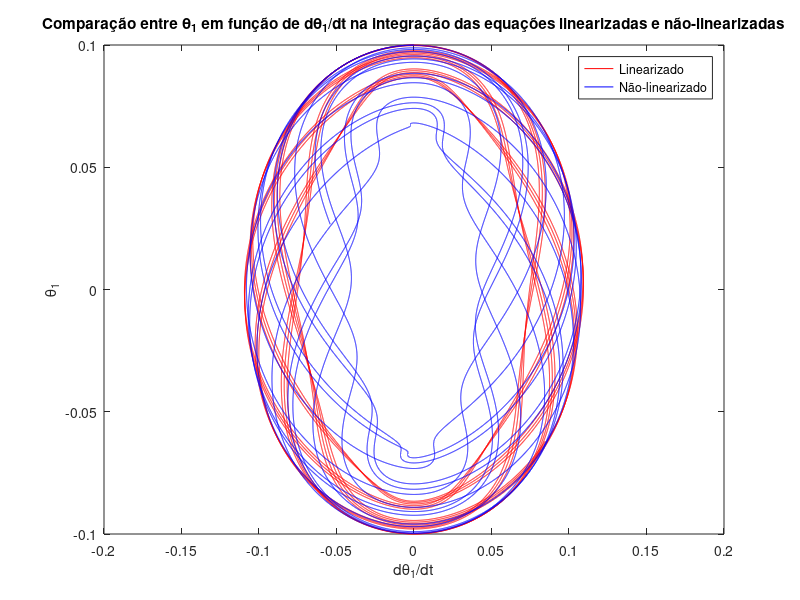
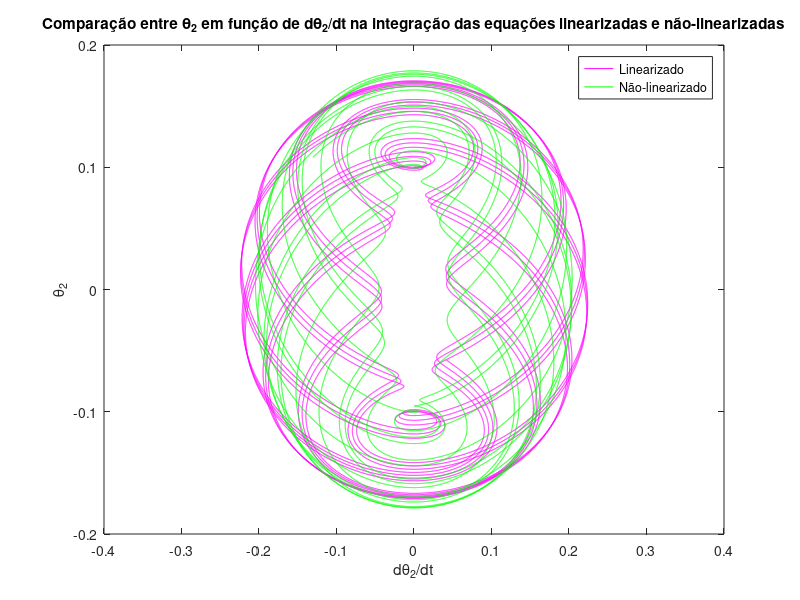
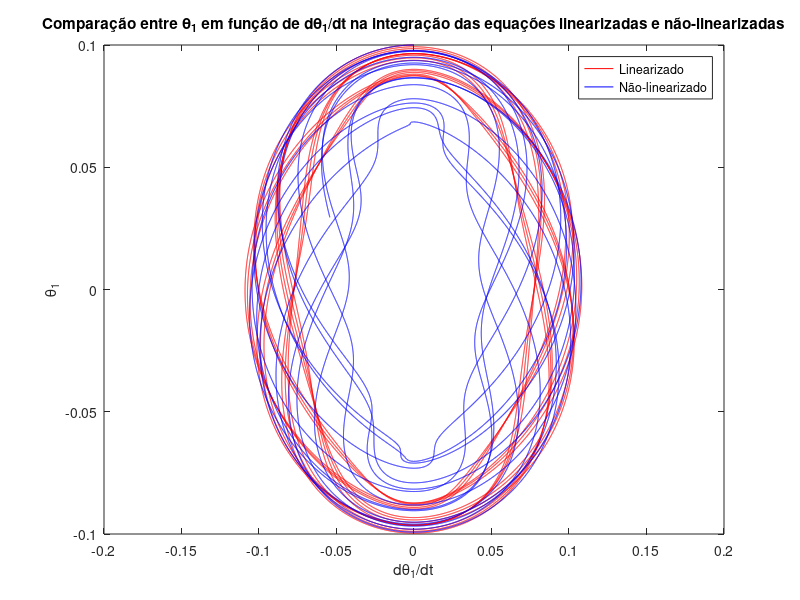
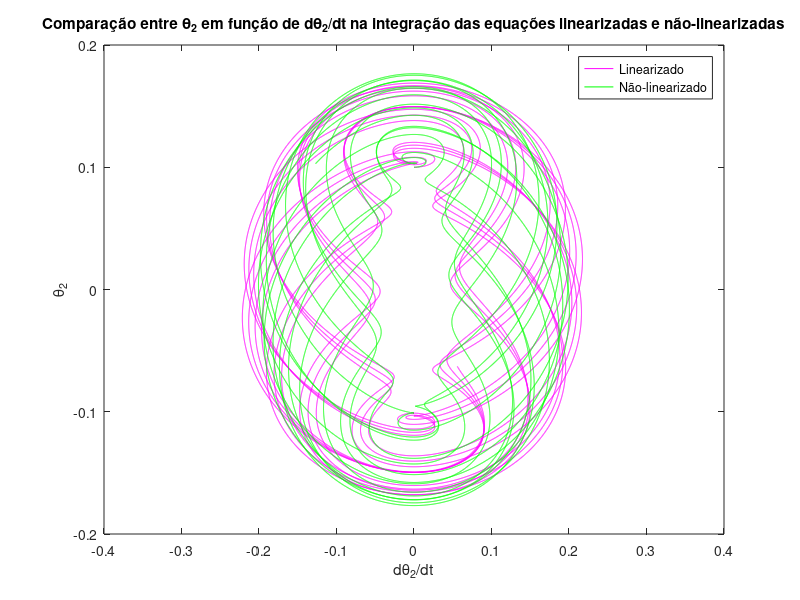

The MATLAB source for these figures, in order: (Note: this script raises an error after producing the figures.)

#Definição das condições de contorno:
#Condição C1, próximo ao estado trivial de equilíbrio da linearização:
C1 = [0.1 0.1 0 0];
t1 = 0:0.001:100;
#Condição C2, afastada do equilíbrio trivial:
C2 = [(pi()/3) (-pi()/4) 0 0];
t2 = 0:0.001:30;

#Funções de representação em Espaço de Estados
#Não-linearizada:
function dx1 = f1(t,x)
    wp = 1; %omega_p
    lda = 1.9; %lambda
    dx1(1) = x(3);
    dx1(2) = x(4);
    dx1(3) = -(3*wp^2*((5+4*lda)*sin(x(1)) + 3*sin(x(1) - 2*x(2))))/(15+8*lda-9*cos(2*(x(1)-x(2))) - (9*sin(2*(x(1)-x(2))*x(3)^2))/(15+8*lda-9*cos(2*(x(1)-x(2)))) - (6*sin(x(1)-x(2))*x(4)^2)/(lda*(4*(3+4*lda)-9*(cos(x(1)-x(2)))^2)));
    dx1(4) = -(3*wp^2*(-3*(2+lda)*sin(2*x(1)-x(2))+(6+lda)*sin(x(2))))/(15+8*lda-9*cos(2*(x(1)-x(2)))) + (6*lda*(3+lda)*sin(x(1)-x(2))*x(3)^2)/(4*(3+lda)-9*(cos(x(1)-x(2)))^2) + (9*sin(2*(x(1)-x(2)))*x(4)^2)/(15+8*lda-9*cos(2*(x(1)-x(2))));
end

#Linearizada:
function dx2 = f2(t,x)
    wp = 1; %omega_p
    lda = 1.9; %lambda
    dx2(1) = x(3);
    dx2(2) = x(4);
    dx2(3) = -(3*wp^2*(2*(2+lda)*x(1)-3*x(2)))/(3+4*lda);
    dx2(4) = (3*lda*(3*(2+lda)*x(1) - 2*(3+lda)*x(2)))/(3+4*lda);
end

#Integração Numérica
#Método M1 = Dormand-Prince (C1) :
[t1_lin1, x1_lin1] = ode45(@f2, t1, C1); %Linearizada
[t1_nonlin1, x1_nonlin1] = ode45(@f1, t1,C1); %Não-Linearizada
#Método M2 = Método Bogacki-Shampine (C1):
[t1_lin2, x1_lin2] = ode23(@f2, t1, C1); %Linearizada
[t1_nonlin2, x1_nonlin2] = ode23(@f1, t1, C1); %Não-Linearizada

#Método M1 = Dormand-Prince (C2) :
[t2_lin1,x2_lin1] = ode45(@f2, t2, C2); %Linearizada
[t2_nonlin1,x2_nonlin1] = ode45(@f1, t2,C2); %Não-Linearizada
#Método M2 = Método Bogacki-Shampine (C2):
[t2_lin2, x2_lin2] = ode23(@f2, t2, C2); %Linearizada
[t2_nonlin2, x2_nonlin2] = ode23(@f1, t2, C2); %Não-Linearizada


#Análise Gráfica sobre a condição C1
#Usando o método M1:
figure(1)
plot(x1_lin1(:,3), x1_lin1(:,1), "r");
hold on;
plot(x1_nonlin1(:,3), x1_nonlin1(:,1), "b");
legend('Linearizado','Não-linearizado');
xlabel('d\theta_1/dt')
ylabel('\theta_1')
title('Comparação entre \theta_1 em função de d\theta_1/dt na integração das equações linearizadas e não-linearizadas')

figure(2)
plot(x1_lin1(:,4), x1_lin1(:,2), "m");
hold on;
plot(x1_nonlin1(:,4), x1_nonlin1(:,2), "g");
legend('Linearizado','Não-linearizado');
xlabel('d\theta_2/dt')
ylabel('\theta_2')
title('Comparação entre \theta_2 em função de d\theta_2/dt na integração das equações linearizadas e não-linearizadas')

#Usando o método M2:
figure(3)
plot(x1_lin2(:,3), x1_lin2(:,1), "r");
hold on;
plot(x1_nonlin2(:,3), x1_nonlin2(:,1), "b");
legend('Linearizado','Não-linearizado');
xlabel('d\theta_1/dt')
ylabel('\theta_1')
title('Comparação entre \theta_1 em função de d\theta_1/dt na integração das equações linearizadas e não-linearizadas')

figure(4)
plot(x1_lin2(:,4), x1_lin2(:,2), "m");
hold on;
plot(x1_nonlin2(:,4), x1_nonlin2(:,2), "g");
legend('Linearizado','Não-linearizado');
xlabel('d\theta_2/dt')
ylabel('\theta_2')
title('Comparação entre \theta_2 em função de d\theta_2/dt na integração das equações linearizadas e não-linearizadas')

#Análise Gráfica sobre a condição C2
#Usando o método M1:
figure(5)
plot(x2_nonlin1(:,3), x2_nonlin1(:,1), "b");
legend('Não-linearizado');
xlabel('d\theta_1/dt')
ylabel('\theta_1')
title('\theta_1 em função de d\theta_1/dt na integração do modelo não-linearizado')

figure(6)
plot(x2_nonlin1(:,4), x2_nonlin1(:,2), "g");
legend('Não-linearizado');
xlabel('d\theta_2/dt')
ylabel('\theta_2')
title('\theta_2 em função de d\theta_2/dt na integração do modelo não-linearizado')

#Usando o método M2:
figure(7)
plot(x2_nonlin2(:,3), x2_nonlin2(:,1), "b");
legend('Não-linearizado');
xlabel('d\theta_1/dt')
ylabel('\theta_1')
title('\theta_1 em função de d\theta_1/dt na integração do modelo não-linearizado')

figure(8)
plot(x2_nonlin2(:,4), x2_nonlin2(:,2), "g");
legend('Linearizado','Não-linearizado');
xlabel('d\theta_2/dt')
ylabel('\theta_2')
title('\theta_2 em função de d\theta_2/dt na integração do modelo não-linearizado')

#Parãmetros para cálculo da Energia Mecânica:
lda = 1.9; %adim.
wp = 1; %rad/s
g = 9.81; %m/s^s
mu = 0.2; %kg/m
l_1 = g/wp^2;
l_2 = l_1/lda;
m1 = mu*l_1;
m2 = mu*l_2;

#Energia Mecânica para M1:
T = (1/6)*(l_1^2)*(m1 + 3*m2)*(x2_nonlin1(:,3).^2) + (1/2)*cos(x2_nonlin1(:,1)-x2_nonlin1(:,2))*l_1*l_2*m2*(x2_nonlin1(:,3))*(x2_nonlin1(:,4)) + (1/2)*(l_2^2)*m2*(x2_nonlin1(:,4).^2);
V = -(1/2)*m2*g*l_2*cos(x2_nonlin1(:,2)) - (1/2)*(m1+2*m2)*g*l_1*cos(x2_nonlin1(:,1));
M = T + V;
figure(9)
plot(t2_nonlin1, T, 'c');
hold on;
plot(t2_nonlin1, V, 'g');
hold on;
plot(t2_nonlin1, M, 'b');
legend('Energia Cinética','Energia Potencial', 'Energia Mecânica');
xlabel('Tempo (s)');
ylabel('Energia (J)');
title('Variação da Energia Mecânica com o tempo no método de integração M1');


